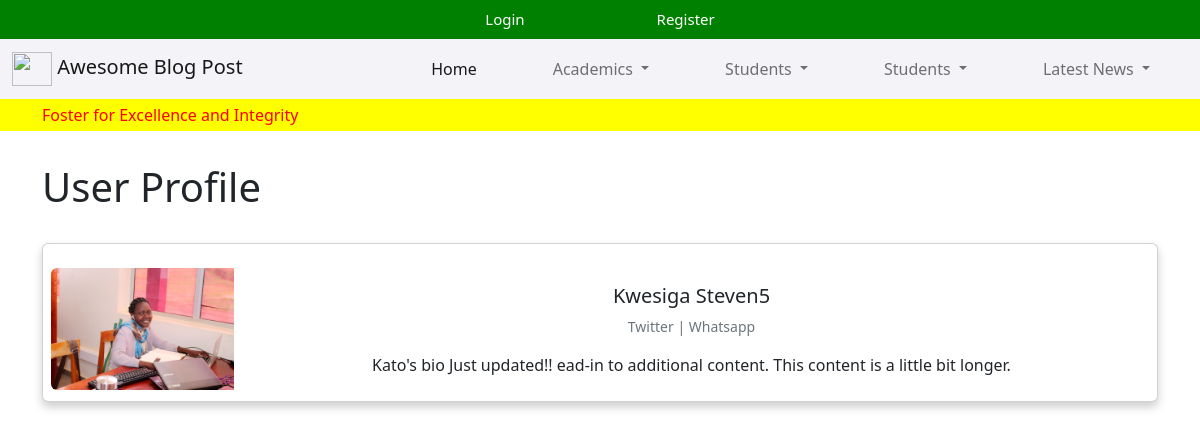
The app's page /members/2/profile with its own data.
### theblog/models.py (models this page shows, shortened)
class Profile(models.Model):
    user = models.OneToOneField(User, null=True, on_delete=models.CASCADE)
    bio = RichTextUploadingField(blank=True, null=True)
    profile_pic = models.ImageField(null=True, blank=True, upload_to="images/profile")
    website = models.CharField(max_length=200,blank=True, null=True)
    facebook = models.CharField(max_length=200,blank=True, null=True)
    twitter = models.CharField(max_length=200,blank=True, null=True)

### members/views.py (the view)
# urls.py: path('<int:pk>/profile', ShowProfileView.as_view(), name="user_profile"),
class ShowProfileView(DetailView):
    model = Profile
    template_name = 'registration/user_profile.html'
    def get_context_data(self, *args, **kwargs):
        user = Profile.objects.all()
        context = super(ShowProfileView,self).get_context_data(*args, **kwargs)
        page_user = get_object_or_404(Profile, id=self.kwargs['pk'])
        context["page_user"] = page_user
        return context

### members/templates/registration/user_profile.html (shortened to what this page needs)
{% extends 'base.html' %}
{% load static %}
{% block content %}
<h1>User Profile</h1>
<br>
<div class="card mb-3">
    <div class="row g-0">
      <div class="col-md-2">
{% if page_user.profile_pic %}
        <img src="{{page_user.profile_pic.url}}" class="img-fluid rounded-start" alt=".d.." >
{% else %}
        <img src="{% static 'images/profile.jpeg' %}" class="img-fluid rounded-start" alt=".d.." >
{% endif %}
      </div>
      <div class="col-md-10">
        <div class="card-body">
          <h5 class="card-title">{{page_user.user.first_name}}
            {{page_user.user.last_name}}</h5>
            <p  class="small text-muted">
                Twitter | Whatsapp</p>
          <p class="card-text">{{page_user.bio}}   ead-in to additional content. This content is a little bit longer. </p>
        </div>
      </div>
    </div>
  </div>
{% endblock %}

### theblog/static/style.css (style rules this page uses)
.card { padding: 1.5em .5em .5em; border-radius: 2em; text-align: center; box-shadow: 0 5px 10px rgba(0,0,0,.2); }

### records on screen
Profile: profile_pic (picture), user.first_name "Kwesiga", user.last_name "Steven5", bio "Kato's bio Just updated!!"
